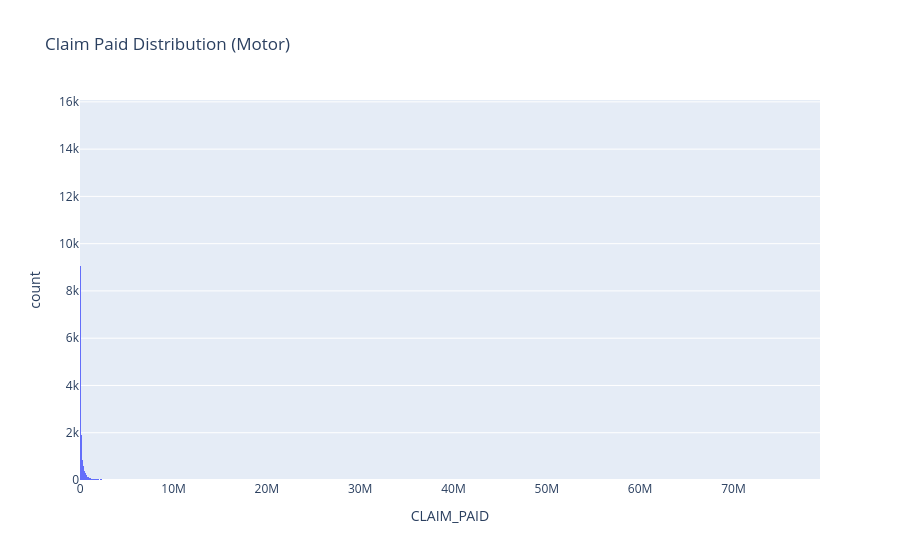

This figure's notebook cell:
### Code cell
motor["CLAIM_PAID"] = pd.to_numeric(motor["CLAIM_PAID"], errors="coerce")
print("% rows with claim paid:", (motor["CLAIM_PAID"] > 0).mean() * 100)
px.histogram(motor[motor["CLAIM_PAID"] > 0], x="CLAIM_PAID",
             title="Claim Paid Distribution (Motor)")

### Figure 1 — Plotly figure (JSON) as saved in the notebook; plotly's stock layout.template omitted (floating-point values rounded to 4 significant figures; data arrays with more than 128 entries replaced by an {"elided": "..."} marker saying what was removed)
{"data": [{"bingroup": "x", "hovertemplate": "CLAIM_PAID=%{x}<br>count=%{y}<extra></extra>", "legendgroup": "", "marker": {"color": "#636efa", "pattern": {"shape": ""}}, "name": "", "orientation": "v", "showlegend": false, "type": "histogram", "x": {"elided": "37737 float values"}, "xaxis": "x", "yaxis": "y"}], "layout": {"barmode": "relative", "legend": {"tracegroupgap": 0}, "title": {"text": "Claim Paid Distribution (Motor)"}, "xaxis": {"anchor": "y", "domain": [0, 1], "title": {"text": "CLAIM_PAID"}}, "yaxis": {"anchor": "x", "domain": [0, 1], "title": {"text": "count"}}}}
